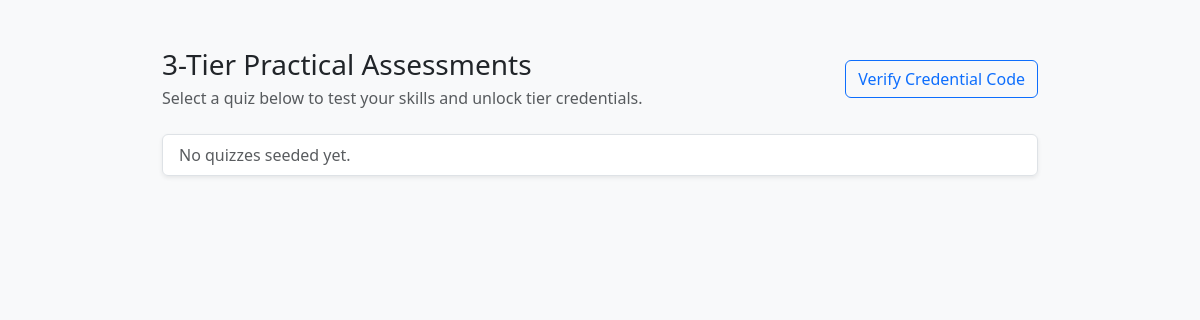
Page /assessments/quiz/ on the earlier database version.
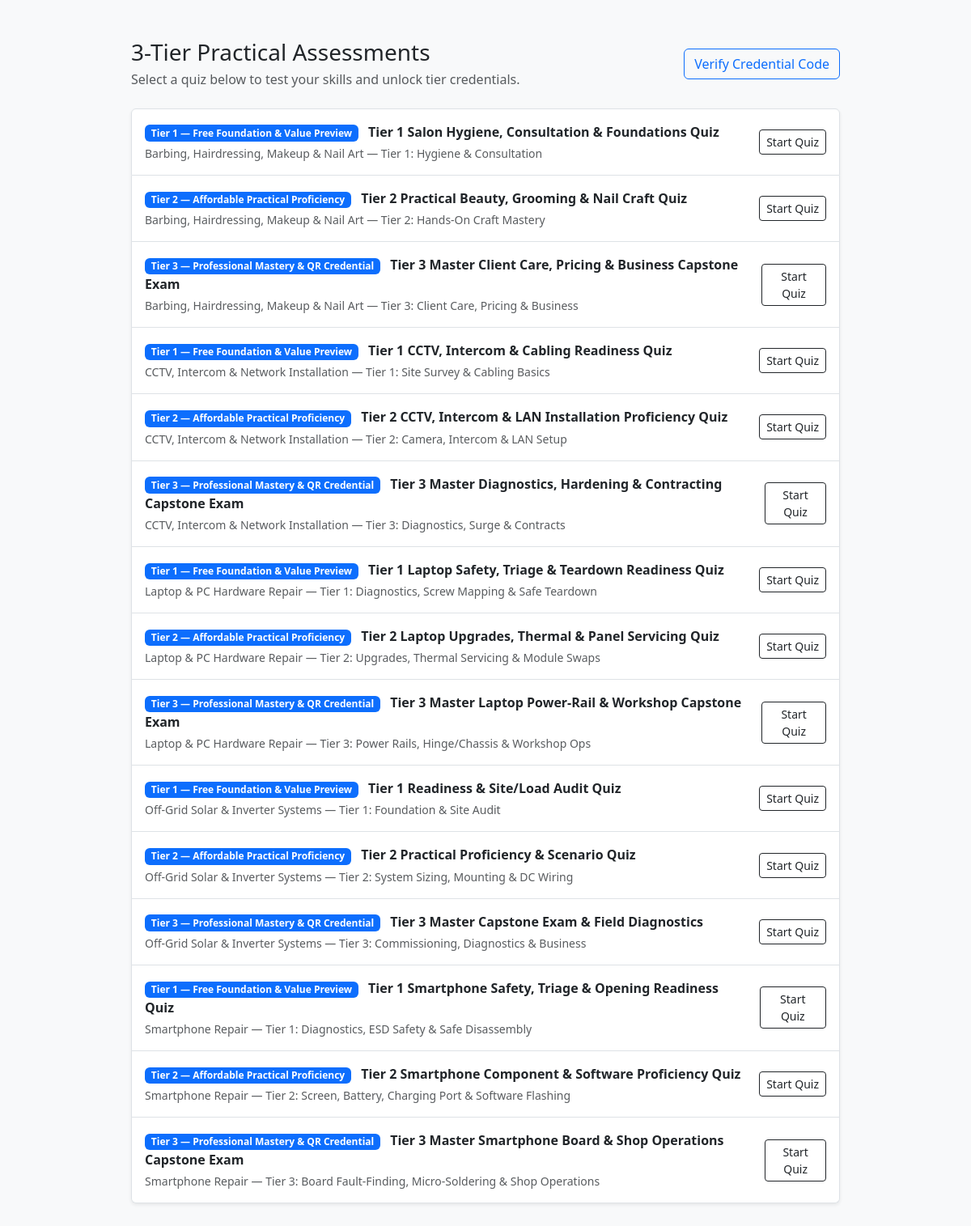
Same page on the later database version.
### assessments/models.py (models this page shows, shortened)
class Quiz(models.Model):
    QUIZ_TYPE_CHOICES = [
        ("formative", "Periodic Knowledge Check (Lesson Checkpoint)"),
        ("module_test", "Module Proficiency Test"),
        ("scenario_exam", "Real-Life Diagnostic / Field Scenario Test"),
        ("final_exam", "Tier / Final Certification Capstone Exam"),
    ]
    TIER_CHOICES = TradeCourse.TIER_CHOICES
    title = models.CharField(max_length=255)
    tier = models.CharField(
        max_length=20,
        choices=TIER_CHOICES,
        default="tier_1",
        help_text="Assessment tier: Tier 1 (Readiness), Tier 2 (Proficiency), or Tier 3 (Mastery)",
    )
    trade_course = models.ForeignKey(
        TradeCourse, related_name="quizzes", on_delete=models.CASCADE, null=True, blank=True
    )
    trade_module = models.ForeignKey(
        TradeModule, related_name="quizzes", on_delete=models.CASCADE, null=True, blank=True
    )
    lesson = models.ForeignKey(
        TradeLesson, related_name="quizzes", on_delete=models.CASCADE, null=True, blank=True
    )
    instructions = models.TextField(
        blank=True,
        help_text="Clear instructions, scenario context, and rules before starting the test",
    )
    quiz_type = models.CharField(
        max_length=20, choices=QUIZ_TYPE_CHOICES, default="formative"
    )
    passing_score_percentage = models.PositiveIntegerField(
        default=75,
        help_text="Recommended: 70–75% for Tier 1/2, 80% for Tier 3 Capstone",
    )
    time_limit_minutes = models.PositiveIntegerField(
        default=20,
        help_text="Suggested time limit in minutes (0 = untimed for low-bandwidth flexibility)",
    )
    class Meta:
        verbose_name_plural = "Quizzes"
        ordering = ["tier", "id"]

### vocational/models.py (models this page shows, shortened)
class TradeCourse(models.Model):
    LEVEL_CHOICES = [
        ("Foundation", "Foundation / Beginner"),
        ("Intermediate", "Intermediate"),
        ("Advanced", "Advanced / Professional"),
    ]
    TIER_CHOICES = [
        ("tier_1", "Tier 1 — Free Foundation & Value Preview"),
        ("tier_2", "Tier 2 — Affordable Practical Proficiency"),
        ("tier_3", "Tier 3 — Professional Mastery & QR Credential"),
    ]
    category = models.ForeignKey(
        TradeCategory, related_name="trade_courses", on_delete=models.CASCADE
    )
    title = models.CharField(max_length=255)
    slug = models.SlugField(unique=True)
    description = models.TextField()
    banner_image = models.ImageField(
        upload_to="vocational/courses/",
        blank=True,
        null=True,
        help_text="Optional visual banner or setup diagram image for this course tier",
    )
    tier = models.CharField(
        max_length=20,
        choices=TIER_CHOICES,
        default="tier_1",
        help_text="Monetization & mastery tier: Tier 1 (Free), Tier 2 (Affordable Proficiency), Tier 3 (Professional + QR Credential)",
    )
    is_free_tier = models.BooleanField(
        default=True,
        help_text="True for Tier 1 appetite-building content; False for paid Tier 2/3 tracks",
    )
    level = models.CharField(
        max_length=50, choices=LEVEL_CHOICES, default="Foundation"
    )
    duration_hours = models.PositiveIntegerField(
        help_text="Practical training duration in hours"
    )
    credential_awarded = models.CharField(
        max_length=255,
        blank=True,
        help_text="e.g., Tier 1 Readiness Record, Tier 2 Proficiency Certificate, or Tier 3 Master QR Certificate & Transcript",
    )
    required_tools = models.TextField(
        help_text="List of tools, meters, crimpers, and PPE required for this trade"
    )
    safety_guidelines = models.TextField(
        help_text="Critical safety protocols, lockout/isolation rules, and hazard controls"
    )
    field_tips_summary = models.TextField(
        blank=True,
        help_text="High-value real-world 'trap avoidance' and self-employment tips for learners",
    )
    course_glossary_overview = models.TextField(
        blank=True,
        help_text="End-of-course or early-access glossary & reference guide covering course scope, duration, tools, terms, and safety",
    )
    is_featured = models.BooleanField(default=False)
    created_at = models.DateTimeField(auto_now_add=True)
    class Meta:
        ordering = ["tier", "title"]

### assessments/views.py (the view)
# urls.py: path("quiz/", views.quiz_list_view, name="quiz_list"),
def quiz_list_view(request):
    quizzes = Quiz.objects.select_related("trade_course").order_by("trade_course__title", "tier", "id")
    return render(request, "assessments/quiz_list.html", {"quizzes": quizzes})

### templates/assessments/quiz_list.html (shortened to what this page needs)
<!DOCTYPE html>
<html lang="en">
<head>
  <link href="https://cdn.jsdelivr.net/npm/bootstrap@5.3.3/dist/css/bootstrap.min.css" rel="stylesheet" />
</head>
<body class="bg-light">
  <div class="container py-5" style="max-width: 900px;">
    <div class="d-flex justify-content-between align-items-center flex-wrap gap-2 mb-4">
      <div>
        <h1 class="h3 mb-1">3-Tier Practical Assessments</h1>
        <p class="text-muted mb-0">Select a quiz below to test your skills and unlock tier credentials.</p>
      </div>
      <a href="{% url 'assessments:verify_lookup' %}" class="btn btn-outline-primary">Verify Credential Code</a>
    </div>
    <div class="list-group shadow-sm">
      {% for q in quizzes %}
        <a href="{% url 'assessments:quiz_submit' q.id %}" class="list-group-item list-group-item-action py-3">
          <div class="d-flex justify-content-between align-items-center gap-3">
            <div>
              <span class="badge bg-primary me-2">{{ q.get_tier_display }}</span>
              <strong>{{ q.title }}</strong>
              {% if q.trade_course %}
                <div class="small text-muted mt-1">{{ q.trade_course.title }}</div>
              {% endif %}
            </div>
            <span class="btn btn-sm btn-outline-dark">Start Quiz</span>
          </div>
        </a>
      {% empty %}
        <div class="list-group-item text-muted">No quizzes seeded yet.</div>
      {% endfor %}
    </div>
  </div>
</body>
</html>

Differences in the rows shown:
added Quiz: tier "Tier 1 — Free Foundation & Value Preview", title "Tier 1 Salon Hygiene, Consultation & Foundations Quiz", trade_course "Barbing, Hairdressing, Makeup & Nail Art — Tier 1: Hygiene & Consultation"
added Quiz: tier "Tier 2 — Affordable Practical Proficiency", title "Tier 2 Practical Beauty, Grooming & Nail Craft Quiz", trade_course "Barbing, Hairdressing, Makeup & Nail Art — Tier 2: Hands-On Craft Mastery"
added Quiz: tier "Tier 3 — Professional Mastery & QR Credential", title "Tier 3 Master Client Care, Pricing & Business Capstone Exam", trade_course "Barbing, Hairdressing, Makeup & Nail Art — Tier 3: Client Care, Pricing & Business"
added Quiz: tier "Tier 1 — Free Foundation & Value Preview", title "Tier 1 CCTV, Intercom & Cabling Readiness Quiz", trade_course "CCTV, Intercom & Network Installation — Tier 1: Site Survey & Cabling Basics"
added Quiz: tier "Tier 2 — Affordable Practical Proficiency", title "Tier 2 CCTV, Intercom & LAN Installation Proficiency Quiz", trade_course "CCTV, Intercom & Network Installation — Tier 2: Camera, Intercom & LAN Setup"
added Quiz: tier "Tier 3 — Professional Mastery & QR Credential", title "Tier 3 Master Diagnostics, Hardening & Contracting Capstone Exam", trade_course "CCTV, Intercom & Network Installation — Tier 3: Diagnostics, Surge & Contracts"
added Quiz: tier "Tier 1 — Free Foundation & Value Preview", title "Tier 1 Laptop Safety, Triage & Teardown Readiness Quiz", trade_course "Laptop & PC Hardware Repair — Tier 1: Diagnostics, Screw Mapping & Safe Teardown"
added Quiz: tier "Tier 2 — Affordable Practical Proficiency", title "Tier 2 Laptop Upgrades, Thermal & Panel Servicing Quiz", trade_course "Laptop & PC Hardware Repair — Tier 2: Upgrades, Thermal Servicing & Module Swaps"
added Quiz: tier "Tier 3 — Professional Mastery & QR Credential", title "Tier 3 Master Laptop Power-Rail & Workshop Capstone Exam", trade_course "Laptop & PC Hardware Repair — Tier 3: Power Rails, Hinge/Chassis & Workshop Ops"
added Quiz: tier "Tier 1 — Free Foundation & Value Preview", title "Tier 1 Readiness & Site/Load Audit Quiz", trade_course "Off-Grid Solar & Inverter Systems — Tier 1: Foundation & Site Audit"
added Quiz: tier "Tier 2 — Affordable Practical Proficiency", title "Tier 2 Practical Proficiency & Scenario Quiz", trade_course "Off-Grid Solar & Inverter Systems — Tier 2: System Sizing, Mounting & DC Wiring"
added Quiz: tier "Tier 3 — Professional Mastery & QR Credential", title "Tier 3 Master Capstone Exam & Field Diagnostics", trade_course "Off-Grid Solar & Inverter Systems — Tier 3: Commissioning, Diagnostics & Business"
added Quiz: tier "Tier 1 — Free Foundation & Value Preview", title "Tier 1 Smartphone Safety, Triage & Opening Readiness Quiz", trade_course "Smartphone Repair — Tier 1: Diagnostics, ESD Safety & Safe Disassembly"
added Quiz: tier "Tier 2 — Affordable Practical Proficiency", title "Tier 2 Smartphone Component & Software Proficiency Quiz", trade_course "Smartphone Repair — Tier 2: Screen, Battery, Charging Port & Software Flashing"
added Quiz: tier "Tier 3 — Professional Mastery & QR Credential", title "Tier 3 Master Smartphone Board & Shop Operations Capstone Exam", trade_course "Smartphone Repair — Tier 3: Board Fault-Finding, Micro-Soldering & Shop Operations"
Other differences:
text no longer shown: "No quizzes seeded yet."
